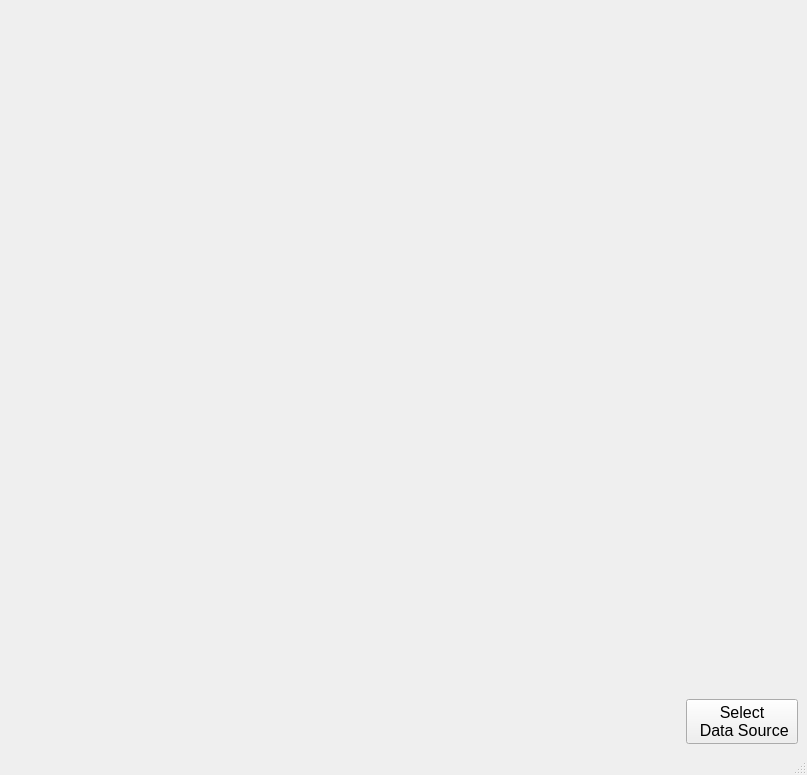
<?xml version="1.0" encoding="UTF-8"?>
<ui version="4.0">
 <class>MainWindow</class>
 <widget class="QMainWindow" name="MainWindow">
  <property name="geometry">
   <rect>
    <x>0</x>
    <y>0</y>
    <width>807</width>
    <height>775</height>
   </rect>
  </property>
  <property name="sizePolicy">
   <sizepolicy hsizetype="Fixed" vsizetype="Fixed">
    <horstretch>0</horstretch>
    <verstretch>0</verstretch>
   </sizepolicy>
  </property>
  <property name="windowTitle">
   <string>MainWindow</string>
  </property>
  <widget class="QWidget" name="centralwidget">
   <property name="maximumSize">
    <size>
     <width>16777215</width>
     <height>16777215</height>
    </size>
   </property>
   <property name="layoutDirection">
    <enum>Qt::LayoutDirection::LeftToRight</enum>
   </property>
   <layout class="QVBoxLayout" name="verticalLayout_2" stretch="10,1">
    <item>
     <widget class="QLabel" name="label">
      <property name="text">
       <string/>
      </property>
     </widget>
    </item>
    <item>
     <layout class="QHBoxLayout" name="horizontalLayout" stretch="6,1">
      <item>
       <widget class="QLabel" name="metricsLabel">
        <property name="font">
         <font>
          <pointsize>22</pointsize>
         </font>
        </property>
        <property name="text">
         <string/>
        </property>
       </widget>
      </item>
      <item>
       <widget class="QPushButton" name="dataSelectPushButton">
        <property name="font">
         <font>
          <pointsize>12</pointsize>
         </font>
        </property>
        <property name="text">
         <string>Select
 Data Source</string>
        </property>
       </widget>
      </item>
     </layout>
    </item>
   </layout>
  </widget>
  <widget class="QStatusBar" name="statusbar"/>
 </widget>
 <resources/>
 <connections/>
</ui>
